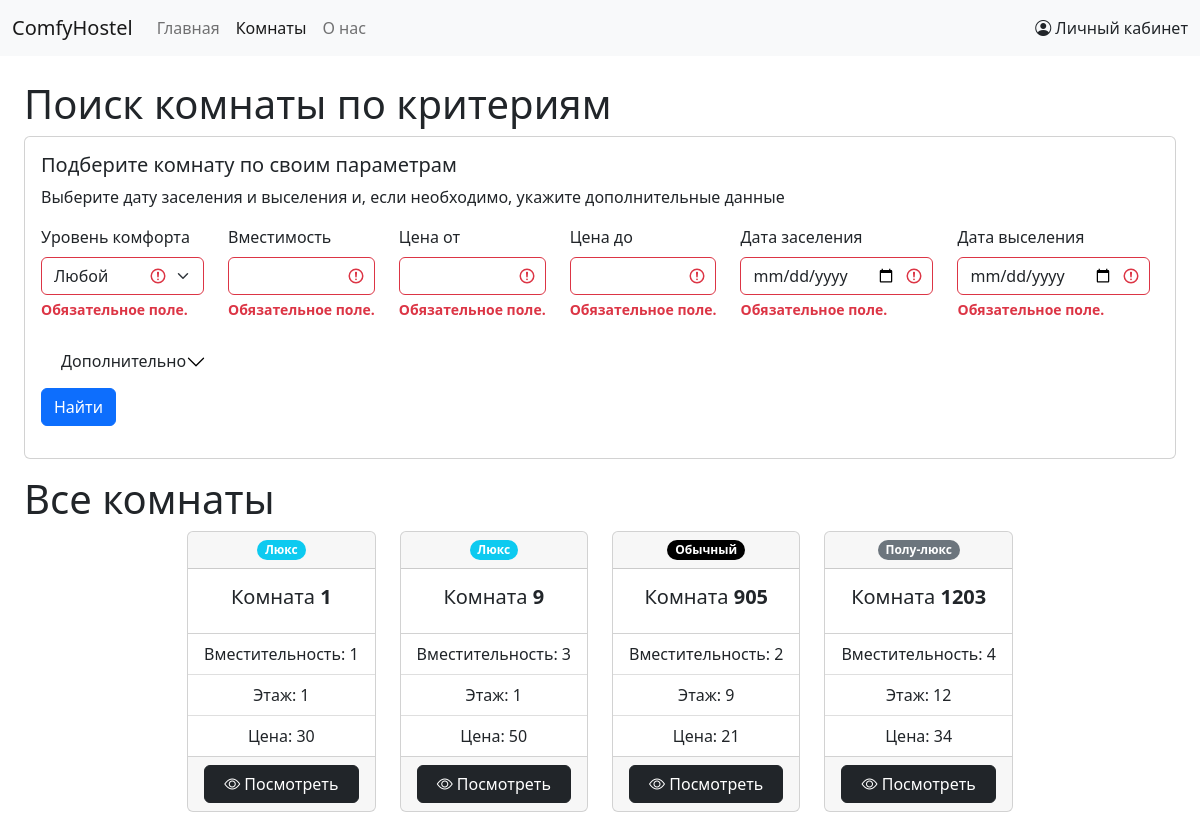
The page /home/rooms/ on the database its author committed.
### home/models.py (models this page shows, shortened)
class Room(models.Model):
    CAPACITY_CHOICES = [
        (1, 1), (2, 2), (3, 3), (4, 4), (5, 5),
    ]
    capacity = models.IntegerField(choices=CAPACITY_CHOICES, default=CAPACITY_CHOICES[0])
    COMFORTABILITY_CHOICES = [
        ("lux", "Люкс"),
        ("semi-lux", "Полу-люкс"),
        ("standard", "Обычный"),
    ]
    comfortability = models.CharField(choices=COMFORTABILITY_CHOICES, max_length=20)
    number = models.IntegerField(primary_key=True, unique=True)
    floor = models.IntegerField()
    price = models.IntegerField()
    STATUSES_LIST = [
        ("available", "Свободна"),
        ("taken", "Занята"),
    ]
    status = models.CharField(max_length=20, choices=STATUSES_LIST, default=STATUSES_LIST[0])
    def get_absolute_url(self):
        return reverse('room-detail', args=[str(self.number)])

### home/views.py (the view, shortened to what this page needs)
# urls.py: path('rooms/', views.rooms, name="rooms"),
def rooms(request):
    form = RoomsFilterForm(request.POST)
    room_query_set = Room.objects.all()
    is_found = False
    context = {
        'form': form,
        'room_list': room_query_set,
        'is_found': is_found,
    }
    return render(request, template_name='home/room_list.html', context=context)

### home/forms.py (called while the page is built)
    def clean(self):
        cd = self.cleaned_data
        if cd.get('date_to') and cd.get('date_from'):
            if cd.get('date_to') <= cd.get('date_from'):
                self.add_error('date_to', 'Дата выселения должна быть позднее, чем дата заселения')
            if cd.get('date_from') < datetime.date.today():
                self.add_error('date_from', 'Дата заселения должна быть не ранее текущей даты')
        return cd

### home/templates/home/room_list.html (shortened to what this page needs)
{% extends 'base_generic.html' %}
{% load crispy_forms_filters %}
{% load crispy_forms_field %}
{% load crispy_forms_tags %}
{% load crispy_forms_utils %}
{% block content %}
    <h1 class="header">Поиск комнаты по критериям</h1>
    <div class="col card">
        <div class="card-body">
            <h5 class="card-title">Подберите комнату по своим параметрам</h5>
            <p class="card-text">Выберите дату заселения и выселения и, если необходимо, укажите дополнительные данные</p>
            <form method="post">
                <div class="row row-cols-md-2">
                    <div class="col-md-auto">{{ form.comfortability|as_crispy_field }}</div>
                    <div class="col-md-auto">{{ form.capacity|as_crispy_field }}</div>
                    <div class="col-md-auto">{{ form.price_from|as_crispy_field }}</div>
                    <div class="col-md-auto">{{ form.price_to|as_crispy_field }}</div>
                    <div class="col-md-auto">{{ form.date_from|as_crispy_field }}</div>
                    <div class="col-md-auto">{{ form.date_to|as_crispy_field}}</div>
                </div>
                <div class="row row-cols-auto">
                    <div class="accordion accordion-flush col-md-auto" id="accordionFlushAdditional">
                        <div class="accordion-item">
                            <h2 class="accordion-header" style="--bs-btn-padding-x: 0rem;" id="flush-headingOne">
                                <button class="accordion-button collapsed" type="button" data-bs-toggle="collapse" data-bs-target="#flush-collapseOne" aria-expanded="false" aria-controls="flush-collapseOne">
                                    Дополнительно
                                </button>
                            </h2>
                        </div>
                    </div>
                </div>
                <button type="submit" name="findRoom" class="btn btn-primary" value="find">Найти</button>
            </form>
        </div>
    </div>
    <div class="col mt-3">
        {% if form.is_valid %}
            <h1 class="header">Найденные комнаты</h1>
        {% else %}
            <h1 class="header">Все комнаты</h1>
        {% endif %}
        <div class="row row-cols-auto justify-content-center g-4">
            {% for room in room_list %}
                <div class="col-md-auto" href="#">
                    <div class="card text-center h-100">
                        <div class="card-header">
                            <span class="badge {% if room.comfortability == 'lux' %} bg-info {% elif room.comfortability == 'semi-lux' %} bg-secondary {% else %} bg-black {% endif %} rounded-pill">{{ room.get_comfortability_display }}</span>
                        </div>
                        <div class="card-body">
                            <h5 class="card-title">Комната <strong>{{ room.number }}</strong>
                            </h5>
                        </div>
                        <ul class="list-group list-group-flush">
                            <li class="list-group-item">Вместительность: {{ room.capacity }}</li>
                            <li class="list-group-item">Этаж: {{ room.floor }}</li>
                            <li class="list-group-item">Цена: {{ room.price }}</li>
                        </ul>
                        <div class="card-footer">
                            <div class="d-grid gap-2">
                                <a class="btn btn-primary btn-dark" href="{{ room.get_absolute_url }}"><i class="bi bi-eye"></i> Посмотреть</a>
                            </div>
                        </div>
                    </div>
                </div>
            {% empty %}
                <div class="col-md">
                    Ничего не найдено
                </div>
            {% endfor %}
        </div>
    </div>
{% endblock %}

### rows shown on the page
Room: comfortability "Люкс", number "1", capacity "1", floor "1", price "30"
Room: comfortability "Люкс", number "9", capacity "3", floor "1", price "50"
Room: comfortability "Обычный", number "905", capacity "2", floor "9", price "21"
Room: comfortability "Полу-люкс", number "1203", capacity "4", floor "12", price "34"
